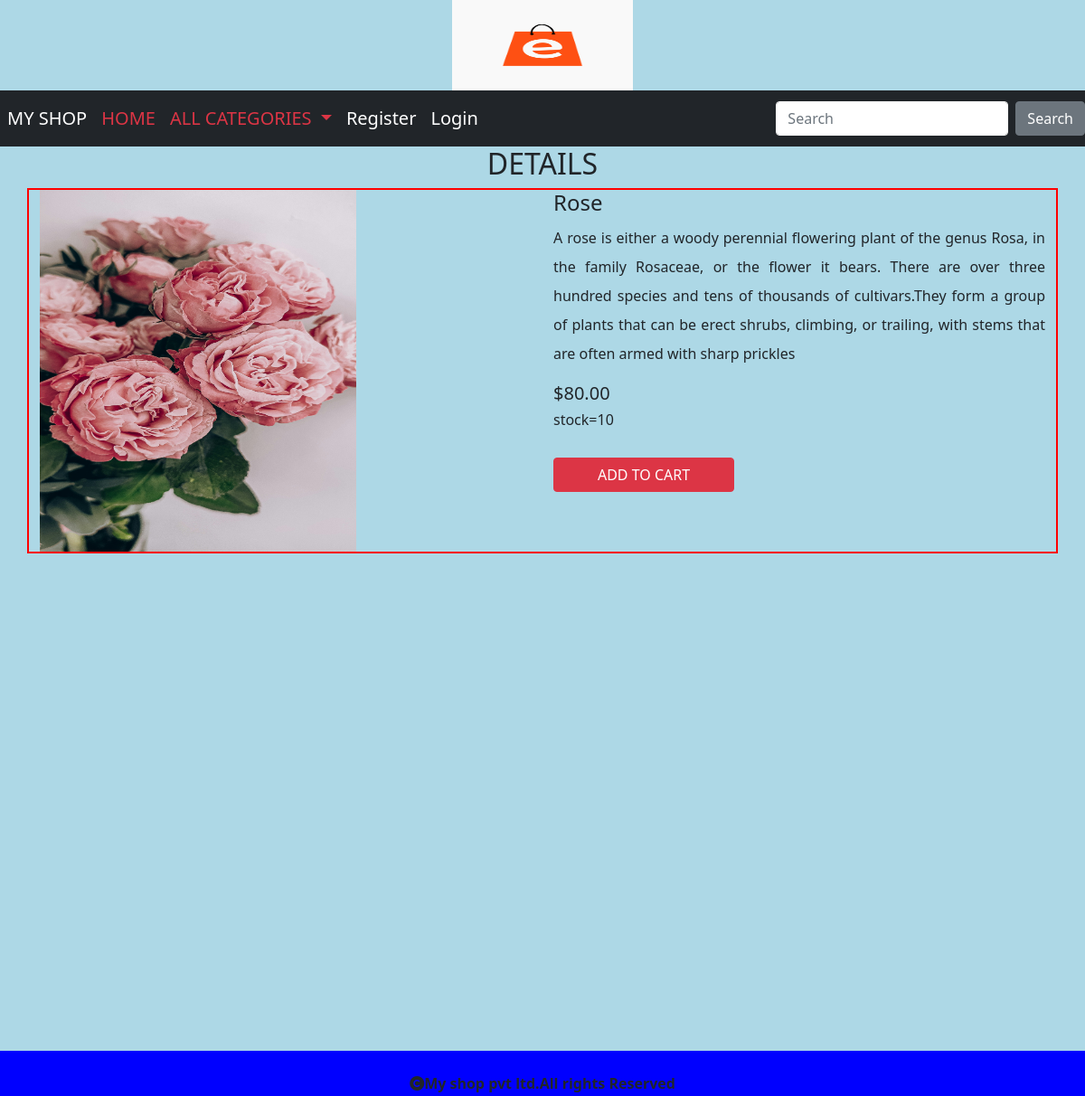
The app's page /detail/8 with its own data.
### shop/models.py (models this page shows, shortened)
class Product(models.Model):
    name=models.CharField(max_length=20)
    desc=models.TextField()
    image=models.ImageField(upload_to='shop/images',null=True,blank=True)
    price=models.DecimalField(max_digits=10,decimal_places=2)
    stock=models.IntegerField()
    available=models.BooleanField(default=True)
    created=models.DateTimeField(auto_now_add=True)   #only one time when we created a new record
    updated=models.DateTimeField(auto_now_add=True) #everytime when we update record
    category=models.ForeignKey(Category,on_delete=models.CASCADE)

### shop/views.py (the view)
# urls.py: path('detail/<int:p>',views.showdetails,name="details"),
def showdetails(request,p):
     p=Product.objects.get(id=p)
     return render(request,'detail.html',{'p':p})

### cart/context_processors.py (called while the page is built, shortened)
def total(request):
    count=0
    return {'count':count}

### shop/context_processors.py (called while the page is built)
def links(request):
    c=Category.objects.all()
    return{'links':c}

### templates/detail.html
{% extends 'base.html' %}
{% load static %}
{% block content %}
<center>
    <h2>DETAILS</h2>
</center>
<div class="container mt-2" style="border:2px solid red;">
    <div class="row">
        <div class="col-sm-6 ">
            <img src="{{p.image.url}}" height="400px" width="350px">
        </div>
        <div class="col-sm-6 " >
            <h4>{{p.name}}</h4>
            <p style="text-align:justify;line-height:2;text-info;">{{p.desc}}</p>
            <h5>${{p.price}}</h5>
            <h6>stock={{p.stock}}</h6>
            {% if user.is_superuser == True %}
            {% if p.stock > 0 %}
            <h4 class="text-success">Product in stock</h4>
            <a href="{% url 'admin:index' %}" class="btn btn-primary mt-4" style="width:300px;">Add stock</a>
            {% else %}
            <h4 class="text-success">Product Out of stock</h4>
            <a href="{% url 'admin:index' %}" class="btn btn-primary mt-4" style="width:300px;">Add stock</a>
            {% endif %}
            {% else %}
            {% if p.stock > 0 %}
            <a href="{% url 'cart:addtocart' p.id %}" class='btn btn-danger mt-4' style="width:200px;">ADD TO CART</a>
            {% else %}
            <h4 class="text-danger">Out of Stock</h4>
            {% endif %}
            {% endif %}
        </div>
    </div>
</div>
{% endblock %}

### static/css/style.css (style rules this page uses)
body { background-color:lightblue; }

### records on screen
Product: image (picture), name "Rose", desc "A rose is either a woody perennial flowering plant of the genus Rosa, in the family Rosaceae, or the flower it bears. There are over three hundred species and tens of thousands of cultivars.They form a group of plants that can be erect shrubs, climbing, or trailing, with stems that are often armed with sharp prickles", price "80.00", stock "10"
